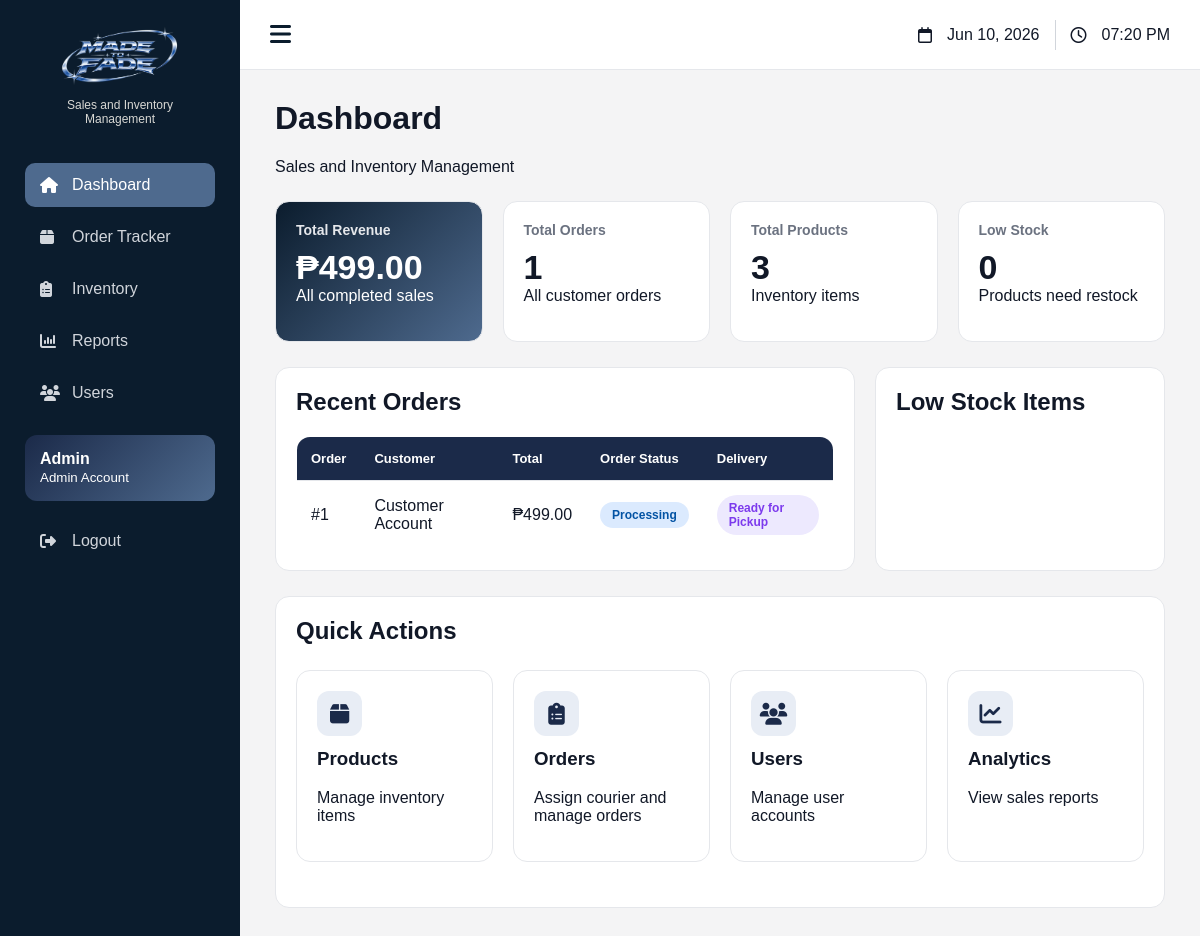
Page /admin/dashboard.php (signed in) on the committed database.
### tables this page shows
CREATE TABLE orders (
    id INT AUTO_INCREMENT PRIMARY KEY,
    customer_id INT,
    courier_id INT,
    total DECIMAL(10,2),
    order_status VARCHAR(50),
    delivery_status VARCHAR(50),
    payment_method VARCHAR(50),
    payment_status VARCHAR(50) DEFAULT 'Pending',
    stock_deducted VARCHAR(10) DEFAULT 'No',
    proof_image VARCHAR(255),
    address VARCHAR(255),
    contact_number VARCHAR(20),
    date_created TIMESTAMP DEFAULT CURRENT_TIMESTAMP
);

CREATE TABLE users (
    id INT AUTO_INCREMENT PRIMARY KEY,
    fullname VARCHAR(100),
    username VARCHAR(50) UNIQUE,
    password VARCHAR(100),
    role VARCHAR(20)
);

### admin/dashboard.php (the view, shortened to what this page needs)
<?php
include "../includes/config.php";
$sales = mysqli_fetch_assoc(mysqli_query($conn,
"SELECT SUM(total) AS total FROM orders"));
$orders = mysqli_fetch_assoc(mysqli_query($conn,
"SELECT COUNT(*) AS total FROM orders"));
$products = mysqli_fetch_assoc(mysqli_query($conn,
"SELECT COUNT(*) AS total FROM products"));
$users = mysqli_fetch_assoc(mysqli_query($conn,
"SELECT COUNT(*) AS total FROM users"));
$low_stock = mysqli_fetch_assoc(mysqli_query($conn,
"SELECT COUNT(*) AS total FROM products WHERE stock <= 5"));
$recent_orders = mysqli_query($conn,
"SELECT orders.*, users.fullname
 FROM orders
 JOIN users ON orders.customer_id = users.id
 ORDER BY orders.id DESC
 LIMIT 5");
?>
<!DOCTYPE html>
<html>
<head>
    <link rel="stylesheet" href="https://cdnjs.cloudflare.com/ajax/libs/font-awesome/6.5.1/css/all.min.css">
    <link rel="stylesheet" type="text/css" href="../css/style.css">
</head>
<body>
<div class="layout">
<?php include "sidebar.php"; ?>
<div class="main-content">
    <div class="topbar">
        <div class="topbar-left">
            <i class="fa-solid fa-bars" onclick="toggleSidebar()"></i>
        </div>
        <div class="topbar-right">
            <div class="topbar-item">
                <i class="fa-regular fa-calendar"></i>
                <span><?php echo date("M d, Y"); ?></span>
            </div>
            <div class="topbar-item">
                <i class="fa-regular fa-clock"></i>
                <span id="clock"></span>
            </div>
        </div>
    </div>
    <h1>Dashboard</h1>
    <p>Sales and Inventory Management</p>
    <div class="dashboard-cards">
        <div class="dashboard-card blue-card">
            <h3>Total Revenue</h3>
            <h2>₱<?php echo $sales['total'] ?? 0; ?></h2>
            <p>All completed sales</p>
        </div>
        <div class="dashboard-card">
            <h3>Total Orders</h3>
            <h2><?php echo $orders['total']; ?></h2>
            <p>All customer orders</p>
        </div>
        <div class="dashboard-card">
            <h3>Total Products</h3>
            <h2><?php echo $products['total']; ?></h2>
            <p>Inventory items</p>
        </div>
        <div class="dashboard-card">
            <h3>Low Stock</h3>
            <h2><?php echo $low_stock['total']; ?></h2>
            <p>Products need restock</p>
        </div>
    </div>
    <div class="dashboard-grid">
        <div class="panel">
            <h2>Recent Orders</h2>
            <table>
                <tr>
                    <th>Order</th>
                    <th>Customer</th>
                    <th>Total</th>
                    <th>Order Status</th>
                    <th>Delivery</th>
                </tr>
                <?php while($row = mysqli_fetch_assoc($recent_orders)){ ?>
                <tr>
                    <td>#<?php echo $row['id']; ?></td>
                    <td><?php echo $row['fullname']; ?></td>
                    <td>₱<?php echo $row['total']; ?></td>
                    <td>
                        <?php
                        $class = "pending";
                        if($row['order_status'] == "Processing"){
                            $class = "processing";
                        }
                        ?>
                        <span class="status <?php echo $class; ?>">
                            <?php echo $row['order_status']; ?>
                        </span>
                        </td>
                    <td>
                        <?php
                        $delivery_class = "preparing";
                        if($row['delivery_status'] == "Ready for Pickup"){
                            $delivery_class = "pickup";
                        }
                        ?>
                        <span class="status <?php echo $delivery_class; ?>">
                            <?php echo $row['delivery_status']; ?>
                        </span>
                    </td>
                </tr>
                <?php } ?>
            </table>
        </div>
        <div class="panel">
            <h2>Low Stock Items</h2>
        </div>
    </div>
    <div class="panel">
        <h2>Quick Actions</h2>
        <div class="quick-actions">
            <a href="products.php" class="action-card">
                <div class="action-icon">
                    <i class="fa-solid fa-box"></i>
                </div>
                <h3>Products</h3>
                <p>Manage inventory items</p>
            </a>
            <a href="orders.php" class="action-card">
                <div class="action-icon">
                    <i class="fa-solid fa-clipboard-list"></i>
                </div>
                <h3>Orders</h3>
                <p>Assign courier and manage orders</p>
            </a>
            <a href="users.php" class="action-card">
                <div class="action-icon">
                    <i class="fa-solid fa-users"></i>
                </div>
                <h3>Users</h3>
                <p>Manage user accounts</p>
            </a>
            <a href="analytics.php" class="action-card">
                <div class="action-icon">
                    <i class="fa-solid fa-chart-line"></i>
                </div>
                <h3>Analytics</h3>
                <p>View sales reports</p>
            </a>
        </div>
    </div>
</div>
</div>
</body>
</html>

### css/style.css (style rules this page uses)
* { box-sizing:border-box; }
:root { --navy:#0B1C2D; --dark-blue:#1B2A49; --steel-blue:#4E6A8E; --light-blue:#7D93B2; --light-gray:#D8D8D4; --bg:#F4F4F5; --white:#FFFFFF; --border:#E5E7EB; --text:#111827; --muted:#6B7280; }
body { margin:0; font-family:Arial, sans-serif; background:var(--bg); color:var(--text); }
a { text-decoration:none; color:inherit; }
h1,h2,p { margin-top:0; }
h3 { margin-top:10px; }
.card, .dashboard-card, .panel, .action-card, .form-container { background:var(--white); border:1px solid var(--border); border-radius:14px; padding:20px; }
.panel { margin-bottom:25px; }
.products, .dashboard-cards, .quick-actions, .mini-products, .dashboard-grid, .product-form, .checkout-form, .profile-form { display:grid; gap:20px; }
.dashboard-cards, .quick-actions { grid-template-columns:repeat(4,1fr); margin:25px 0; }
.dashboard-grid { grid-template-columns:2fr 1fr; }
.layout { display:flex; min-height:100vh; }
.main-content { flex:1; padding:35px; }
.topbar { height:70px; background:white; border-bottom:1px solid var(--border); display:flex; justify-content:space-between; align-items:center; padding:0 30px; margin:-35px -35px 30px; }
.topbar-left { font-size:24px; cursor:pointer; color:var(--navy); }
.topbar-right, .topbar-item { display:flex; align-items:center; gap:15px; }
.dashboard-card h3 { color:var(--muted); font-size:14px; margin:0; }
.dashboard-card h2 { font-size:34px; margin:10px 0 0; }
.blue-card { background:linear-gradient(135deg,var(--navy),var(--steel-blue)); color:white; }
.blue-card h3 { color:#E5E7EB; }
.action-icon { width:45px; height:45px; background:#E8EDF5; color:var(--dark-blue); border-radius:12px; display:flex; align-items:center; justify-content:center; font-size:22px; margin-bottom:12px; }
table { width:100%; border-collapse:collapse; background:white; border:1px solid var(--border); border-radius:14px; overflow:hidden; }
th, td { padding:14px; text-align:left; border-bottom:1px solid var(--border); }
th { background:var(--dark-blue); color:white; font-size:13px; }
.status { padding:6px 12px; border-radius:20px; font-size:12px; font-weight:bold; display:inline-block; }
.processing, .delivery { background:#DBEAFE; color:#0353A4; }
.pickup { background:#EDE9FE; color:#7C3AED; }

### rows in the picture
orders: id "1", users.fullname "Customer Account", total "499.00", order_status "Processing", delivery_status "Ready for Pickup"

### other values in the picture
$_SESSION['fullname'] "Admin Account"
$sales['total'] "499.00"
$orders['total'] "1"
$products['total'] "3"
$low_stock['total'] "0"
